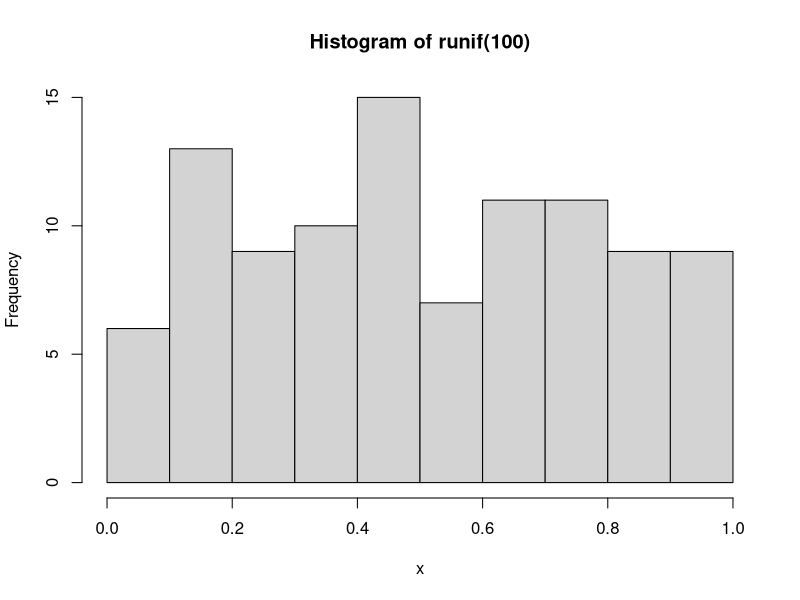
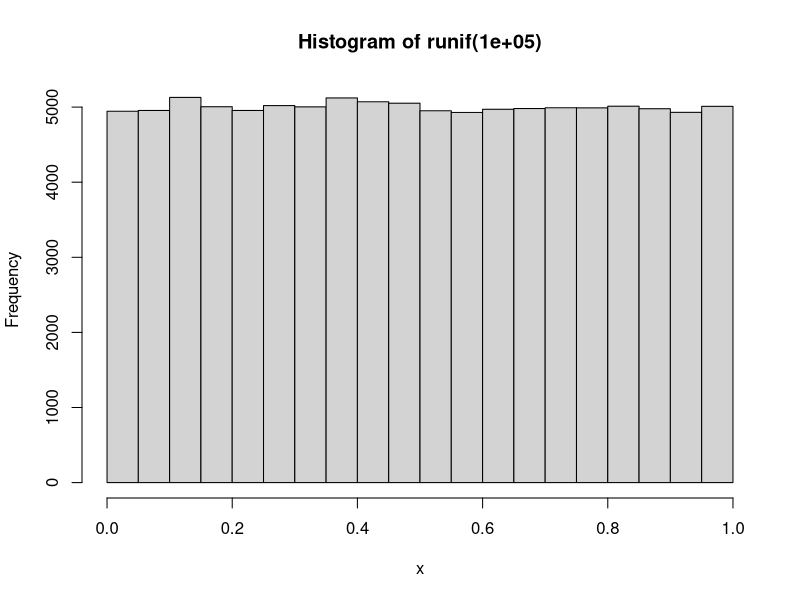

The R source for these figures, in order:
## ---- chunk 1
set.seed(123)
## ---- chunk 2
runif(10)
## ---- chunk 3
runif(10)
## ---- chunk 4
#| fig.align='center',
#| fig.width=5,
#| fig.cap="100 draws from Uniform(0,1)"
hist(runif(100), xlab="x", ylab="Frequency")
## ---- chunk 5
#| fig.align='center',
#| fig.width=5,
#| fig.cap="100000 draws from Uniform(0,1)"
hist(runif(100000), xlab="x", ylab="Frequency")
## ---- chunk 6
set.seed(111)
runif(10)
runif(10)
runif(10)
## ---- chunk 7
set.seed(8)
runif(10)
## ---- chunk 8
set.seed(111)
runif(10)
